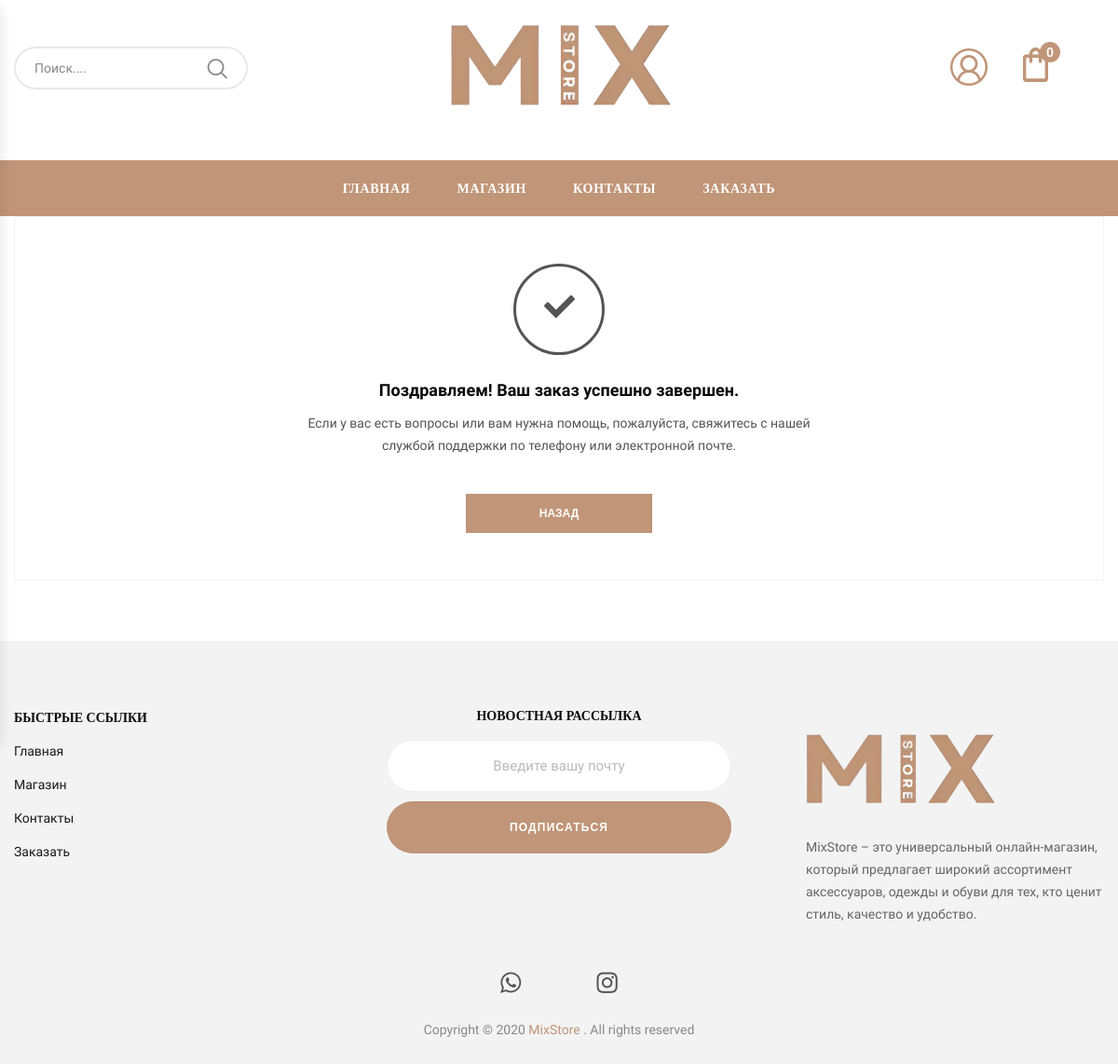
Page /user/confirm/ on the committed database.
### apps/settings/models.py (models this page shows, shortened)
class Setting(models.Model):
    title = models.CharField(
        max_length=100,
        verbose_name="Название сайта"
    )
    description = models.TextField(
        max_length=400,
        verbose_name="Описание",
        blank=True, null=True
    )
    logo = models.ImageField(
        upload_to='logo/',
        verbose_name="Логотип",
        blank=True, null=True
    )
    mobile_logo = models.ImageField(
        upload_to='logo/',
        verbose_name="Логотип для телефона",
        blank=True, null=True
    )
    email = models.EmailField(
        verbose_name="Почта",
        blank=True, null=True
    )
    phone = models.CharField(
        max_length=100,
        verbose_name="Номер телефона",
        blank=True, null=True
    )
    schedule = models.CharField(
        max_length = 250,
        verbose_name = 'График работы',
        blank=True, null=True
    )
    address = models.CharField(
        max_length=300,
        verbose_name="Адрес",
        blank=True, null=True
    )
    instagram = models.URLField(
        verbose_name="Instagram",
        blank=True, null=True
    )
    whatsapp = models.URLField(
        verbose_name="WhatsApp",
        blank=True,
        null=True
    )
    class Meta:
        verbose_name = "Настройка"
        verbose_name_plural = "Настройки"

### apps/users/views.py (the view)
# urls.py: path('confirm/', confirm, name='confirm'),
def confirm(request):
    setting = Setting.objects.latest('id')
    cart_items = CartItem.objects.all()
    if request.user.is_authenticated:
        cart_items = CartItem.objects.filter(user=request.user)
    else:
        session_key = request.session.session_key
        if not session_key:
            request.session.create()
        cart_items = CartItem.objects.filter(session_key=session_key)
    cart_items_count = cart_items.count()
    return render(request, 'user/confirm.html', locals())

### templates/user/confirm.html (shortened to what this page needs)
{% extends 'include/homepage.html' %}
{% load static %}
{% block content %}
{% include 'include/header.html' %}
<div class="main-content main-content-checkout">
    <div class="container">
            <div class="end-checkout-wrapp">
                <div class="end-checkout checkout-form">
                    <div class="icon">
                    </div>
                    <h3 class="title-checkend">
                        Поздравляем! Ваш заказ успешно завершен.
                    </h3>
                    <div class="sub-title">
                        Если у вас есть вопросы или вам нужна помощь, пожалуйста, свяжитесь с нашей службой поддержки по телефону или электронной почте.
                    </div>
                    <a href="{% url 'product_index' %}" class="button btn-return">Назад</a>
                </div>
            </div>
        </div>
    </div>
{% include 'include/footer.html' %}
{% endblock %}

### templates/include/header.html (shortened to what this page needs)
{% load static %}
<header class="header style2">
    <div class="container">
        <div class="main-header">
            <div class="row">
                <div class="col-lg-4 col-sm-6 col-md-4 col-xs-7 col-ts-12 header-element">
                    <div class="block-search-block">
                        <form class="form-search" action="{% url 'search' %}" method="get" id="searchForm">
                            <div class="form-content">
                                <div class="inner" style="border-radius: 100px;" >
                                    <input type="text" class="input" name="s" id="searchInput" placeholder="Поиск...." style="border-radius: 100px;">
                                    <button class="btn-search" type="submit">
                                        <span class="icon-search"></span>
                                    </button>
                                </div>
                            </div>
                        </form>
                    </div>
                </div>
                <div class="col-lg-4 col-sm-6 col-md-4 col-xs-5 col-ts-12">
                    <div class="logo">
                        <a href="{% url 'index' %}">
                            <img src="{{setting.logo.url}}" alt="logo" style="width: 350px;" height="350px">
                        </a>
                    </div>
                </div>
                <div class="col-lg-4 col-sm-12 col-md-4 col-xs-12 col-ts-12">
                    <div class="header-control">
                        <div class="dropdown">
                                <img src="{% static 'assets/images/icon/codicon_account.png' %}" alt="">
                        </div>
                        <div class="block-minicart ysera-mini-cart block-header">
                            <a href="{% url 'cart' %}" class="shopcart-icon">
                                <img src="{% static 'assets/images/Vector.png' %}" alt="">
                                <span class="count">{{ cart_items_count }}</span>
                            </a>
                        </div>
                    </div>
                </div>
            </div>
        </div>
    </div>
    <div class="header-nav-container">
        <div class="container">
            <div class="header-nav-wapper main-menu-wapper">
                <div class="header-nav">
                    <div class="container-wapper">
                        <ul class="ysera-clone-mobile-menu ysera-nav main-menu " id="menu-main-menu">
                            <li class="menu-item  menu-item">
                                <a href="{% url 'index' %}" class="ysera-menu-item-title" title="Главная">Главная</a>
                            </li>
                            <li class="menu-item menu-item">
                                <a href="{% url 'product_index' %}" class="ysera-menu-item-title" title="Магазин">Магазин</a>
                            </li>
                            <li class="menu-item  menu-item">
                                <a href="{% url 'contact' %}" class="ysera-menu-item-title"
                                   title="Контакты">Контакты</a>
                            </li>
                            <li class="menu-item">
                                <a href="{% url 'checkout' %}" class="ysera-menu-item-title" title="Заказать">Заказать</a>
                            </li>
                        </ul>
                    </div>
                </div>
            </div>
        </div>
    </div>
</header>

### templates/include/footer.html (shortened to what this page needs)
{% load static %}
<footer class="footer style7">
    <div class="container">
        <div class="container-wapper">
            <div class="row">
                <div class="box-footer col-xs-12 col-sm-4 col-md-4 col-lg-4">
                    <div class="ysera-custommenu default">
                        <h2 class="widgettitle">Быстрые ссылки</h2>
                        <ul class="menu">
                            <li class="menu-item">
                                <a href="{% url 'index' %}">Главная</a>
                            </li>
                            <li class="menu-item">
                                <a href="{% url 'product_index' %}">Магазин</a>
                            </li>
                            <li class="menu-item">
                                <a href="{% url 'contact' %}">Контакты</a>
                            </li>
                            <li class="menu-item">
                                <a href="{% url 'checkout' %}">Заказать</a>
                            </li>
                        </ul>
                    </div>
                </div>
                <div class="box-footer col-xs-12 col-sm-4 col-md-4 col-lg-4 hidden-xs">
                    <div class="ysera-newsletter style1">
                        <div class="newsletter-head">
                            <h3 class="title">Новостная рассылка</h3>
                        </div>
                        <div class="newsletter-form-wrap">
                            <form method="POST">
                                <input type="email" name="email" class="input-text email email-newsletter" placeholder="Введите вашу почту" required>
                                <button type="submit" name="email_send" class="button btn-submit submit-newsletter">Подписаться</button>
                            </form>
                        </div>
                    </div>
                </div>
                <div class="box-footer col-xs-12 col-sm-4 col-md-4 col-lg-4">
                    <div class="ysera-custommenu default">
                        <a href="{% url 'index' %}">
                            <img src="{{setting.logo.url}}" alt="" style="width: 300px;" height="300px">
                        </a>
                        <p>{{setting.description}}</p>
                    </div>
                </div>
            </div>
            <div class="footer-end">
                <div class="row">
                    <div class="col-sm-12 col-xs-12">
                        <div class="ysera-socials">
                            <ul class="socials">
                                <li>
                                    {% if setting.whatsapp %}
                                        <a href="{{setting.whatsapp}}" class="social-item" target="_blank">
                                            <span class="icon fa fa-whatsapp"></span>
                                        </a>
                                    {% endif %}
                                </li>
                                <li>
                                    {% if setting.instagram %}
                                        <a href="{{setting.instagram}}" class="social-item" target="_blank">
												<span class="icon fa fa-instagram">
												</span>
                                        </a>
                                    {% endif %}
                                </li>
                            </ul>
                        </div>
                        <div class="coppyright">
                            Copyright © 2020
                            <a href="#">MixStore</a>
                            . All rights reserved
                        </div>
                    </div>
                </div>
            </div>
        </div>
    </div>
</footer>

### static/assets/css/mobile-menu.css (style rules this page uses)
.ysera-menu-panel li { list-style: none; position: relative; }
.ysera-menu-panel > ul > li { padding: 0 20px; border-bottom: 1px solid #eee; }
.ysera-menu-panel > ul > li > a { display: block; line-height: 50px; color: #000; text-transform: uppercase; }

### templates/include/header.html (style rules this page uses)
.logo { margin-top: -70px; }
.dropdown { position: relative; display: inline-block; }

### templates/include/mobile_header.html (style rules this page uses)
.logo { margin-bottom: -20px; }

### templates/include/footer.html (style rules this page uses)
.box-footer { display: flex; align-items: center; }
.ysera-custommenu { display: flex; flex-direction: column; justify-content: center; text-align: left; }
.ysera-custommenu img { align-self: flex-start; }
.ysera-custommenu p { text-align: left; margin-top: 10px; margin-left: 50px; }

### rows in the picture
Setting: logo (picture), description "MixStore – это универсальный онлайн-магазин, который предлагает широкий ассортимент аксессуаров, одежды и обуви для тех, кто ценит стиль, качество и удобство."

### other values in the picture
{{ cart_items_count }} "0"
